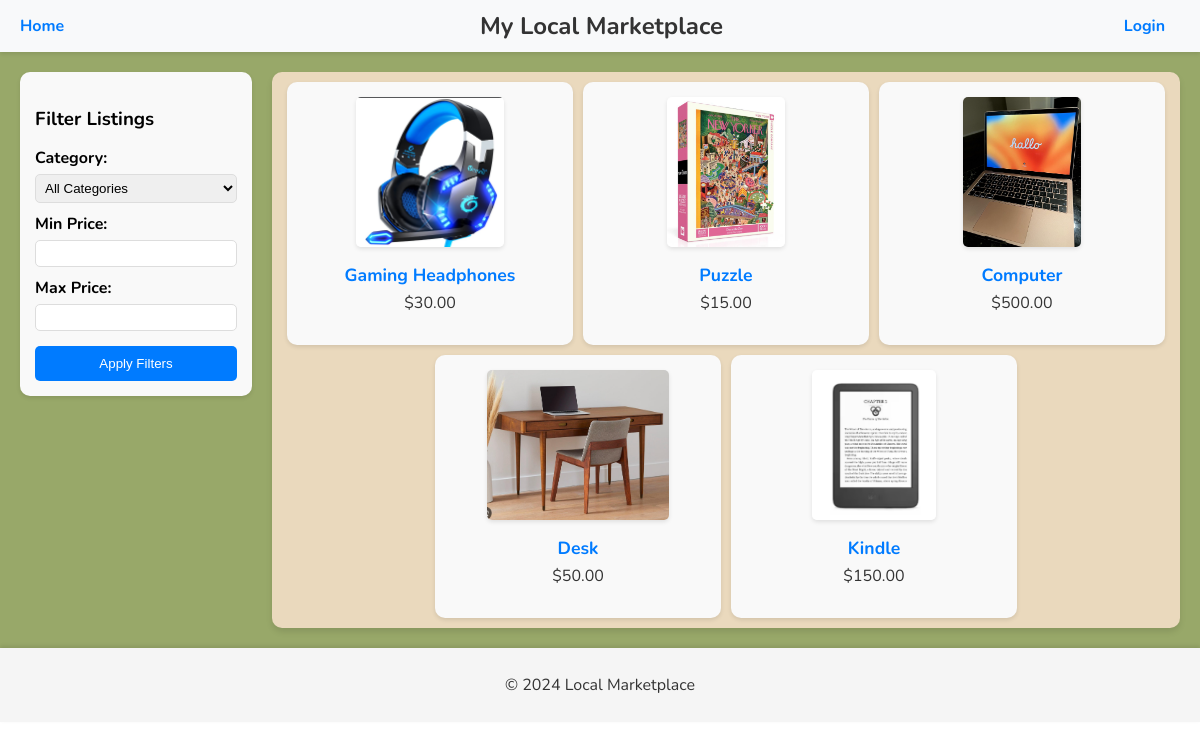
The app's page /project/, older data.
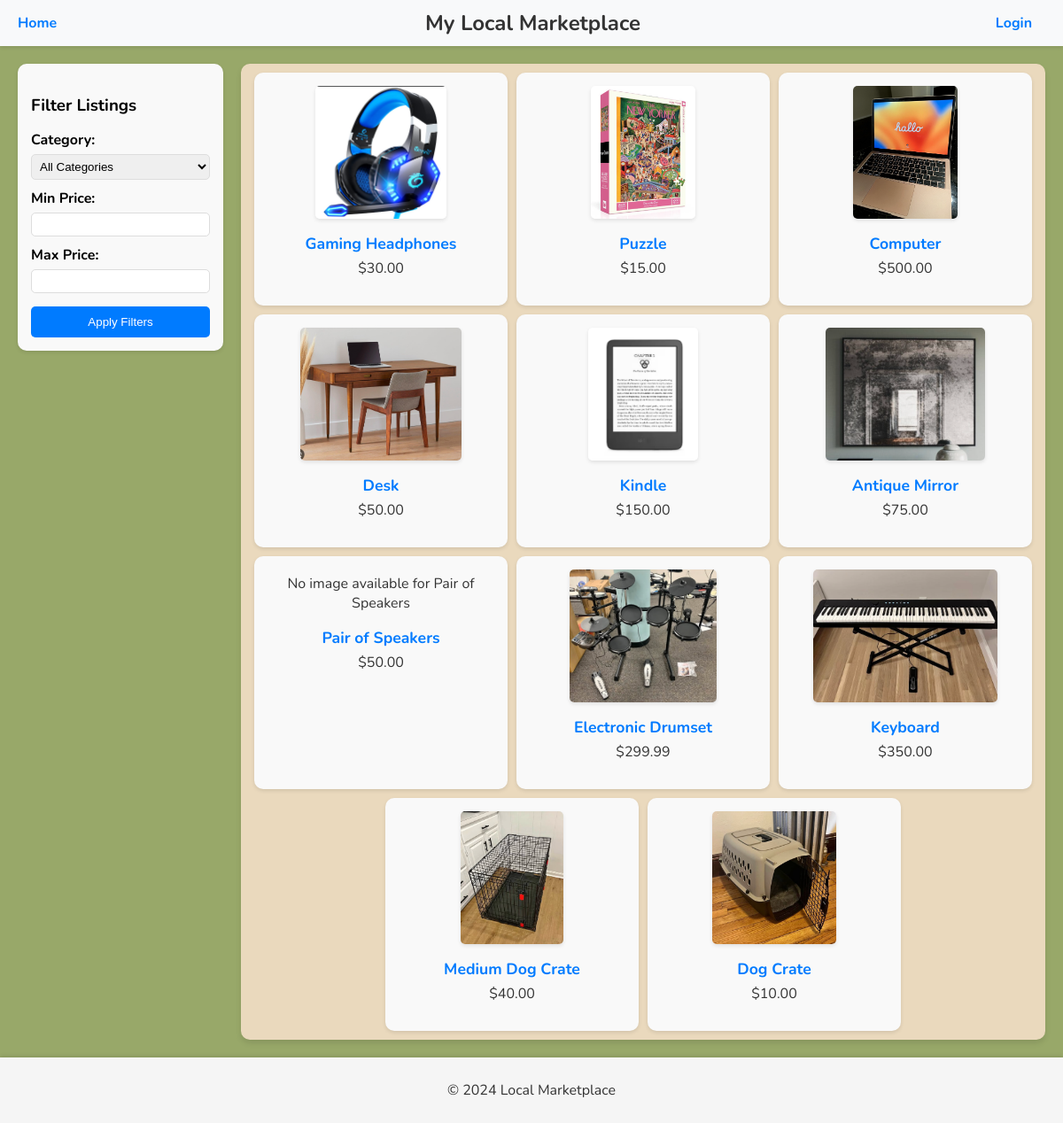
The same page, newer data.
### project/models.py (models this page shows, shortened)
class Listing(models.Model):
    item_name = models.CharField(max_length=100)
    description = models.TextField()
    price = models.DecimalField(max_digits=10, decimal_places=2)
    seller = models.ForeignKey(Profile, on_delete=models.CASCADE, related_name='listings')
    posted_date = models.DateTimeField(auto_now_add=True)
    category = models.ForeignKey(Category, on_delete=models.SET_NULL, null=True, blank=True)
    picture = models.ImageField(upload_to='listing_pictures/', blank=True, null=True)
    status = models.CharField(
        max_length=10,
        choices=[('available', 'Available'), ('bought', 'Bought')],
        default='available'
    )

### project/views.py (the view)
# urls.py: path('', ListingListView.as_view(), name='listing_list'),
class ListingListView(ListView):
    model = Listing  # The model to retrieve data from
    template_name = 'project/listing_list.html'  # Template to render the view
    context_object_name = 'listings'  # Name to use for the object list in the template
    def get_queryset(self):
        queryset = super().get_queryset()
        category = self.request.GET.get('category')
        min_price = self.request.GET.get('min_price')
        max_price = self.request.GET.get('max_price')
        queryset = queryset.filter(status='available')
        if self.request.user.is_authenticated:
            current_profile = Profile.objects.filter(user=self.request.user).first()
            queryset = queryset.exclude(seller=current_profile)
        if category:
            queryset = queryset.filter(category__name=category)
        if min_price:
            queryset = queryset.filter(price__gte=min_price)
        if max_price:
            queryset = queryset.filter(price__lte=max_price)
        return queryset
    def get_context_data(self, **kwargs):
        context = super().get_context_data(**kwargs)
        context['categories'] = Category.objects.all()  # Include categories for the filter
        return context

### project/templates/project/listing_list.html (shortened to what this page needs)
{% extends 'project/base.html' %}
{% block content %}
<div class="content-container">
    <div class="filter-section">
        <form method="get">
            <h3>Filter Listings</h3>
            <label for="category">Category:</label>
            <select name="category" id="category">
                <option value="">All Categories</option>
            </select>
            <label for="min_price">Min Price:</label>
            <input type="number" name="min_price" id="min_price" value="{{ request.GET.min_price }}">
            <label for="max_price">Max Price:</label>
            <input type="number" name="max_price" id="max_price" value="{{ request.GET.max_price }}">
            <button type="submit">Apply Filters</button>
        </form>
    </div>
    <div class="homepage listing-list-container">
        <ul>
            {% for listing in listings %}
                <li>
                    {% if listing.picture %}
                        <img src="{{ listing.picture.url }}" alt="{{ listing.item_name }}">
                    {% else %}
                        <p>No image available for {{ listing.item_name }}</p>
                    {% endif %}
                    <div class="listing-title">
                        <a href="{% url 'listing_detail' listing.id %}">{{ listing.item_name }}</a>
                    </div>
                    <p>${{ listing.price }}</p>
                </li>
            {% endfor %}
        </ul>
    </div>
</div>
{% endblock %}

### project/templates/project/base.html (shortened to what this page needs)
{% load static %}
<!DOCTYPE html>
<html lang="en">
<head>
    <link rel="stylesheet" href="{% static 'project/styles.css' %}">
</head>
<body>
    <nav class="navbar">
        <div class="navbar-left">
            <a href="{% url 'listing_list' %}" class="navbar-link">Home</a>
        </div>
        <div class="navbar-center">
            <span class="navbar-title">My Local Marketplace</span>
        </div>
        <div class="navbar-right">
            {% if user.is_authenticated %}
                <a href="{% url 'my-account' %}" class="navbar-link">My Account</a>
                <form method="post" action="{% url 'logout' %}">
                    {% csrf_token %}
                    <button type="submit" class="logout-button">Logout</button>
                </form>
            {% else %}
                <a href="{% url 'login' %}" class="navbar-link">Login</a>
            {% endif %}
        </div>
    </nav>
    <main>
        {% block content %}
        {% endblock %}
    </main>
    <footer>
        <p>&copy; 2024 Local Marketplace</p>
    </footer>
</body>
</html>

### static/project/styles.css (style rules this page uses)
body { font-family: 'Nunito', sans-serif; font-weight: 400; font-style: normal; margin: 0; padding: 0; width: 100%; min-height: 100%; flex-direction: column; }
footer { background-color: #F5F5F5; color: #333; padding: 10px; text-align: center; box-shadow: 0 -2px 4px rgba(0, 0, 0, 0.1); position: relative; }
.content-container { background-color: #98A869; display: flex; gap: 20px; align-items: flex-start; padding: 20px; box-sizing: border-box; width: 100%; }
.listing-list-container { text-align: center; background: #EAD9BD; padding: 10px; border-radius: 10px; box-shadow: 0px 4px 6px rgba(0, 0, 0, 0.1); width: 90%; max-width: 1200px; margin: auto; box-sizing: border-box; flex:1; }
.listing-list-container ul { list-style: none; margin: 0; padding: 0; display: flex; flex-wrap: wrap; justify-content: center; gap: 10px; }
.listing-list-container ul li { flex: 1 1 calc(33.333% - 10px); max-width: calc(33.333% - 10px); background: #f9f9f9; padding: 15px; border-radius: 10px; box-shadow: 0px 2px 4px rgba(0, 0, 0, 0.1); text-align: center; box-sizing: border-box; }
.listing-list-container ul li img { max-width: 100%; max-height: 150px; margin-bottom: 0; border-radius: 5px; box-shadow: 0px 2px 4px rgba(0, 0, 0, 0.1); }
.listing-list-container ul li .listing-title { margin-top: 10px; }
.listing-list-container ul li .listing-title a { text-decoration: none; color: #007bff; font-weight: bold; display: block; font-size: 1.1rem; text-align: center; }
.listing-list-container ul li p { margin-top: 5px; font-size: 1rem; color: #333; }
.filter-section { position: sticky; top: 70px; width: 20%; background: #f9f9f9; padding: 15px; border-radius: 10px; box-shadow: 0px 2px 4px rgba(0, 0, 0, 0.1); box-sizing: border-box; align-self: flex-start; }
.filter-section h3 { margin-bottom: 15px; }
.filter-section label { display: block; margin-top: 10px; font-weight: bold; }
.filter-section input, .filter-section select { width: 100%; margin-top: 5px; padding: 5px; border: 1px solid #ddd; border-radius: 5px; box-sizing: border-box; }
.filter-section button { margin-top: 15px; padding: 10px; width: 100%; background-color: #007bff; color: white; border: none; border-radius: 5px; cursor: pointer; }
.navbar { display: flex; justify-content: space-between; align-items: center; background-color: #f8f9fa; padding: 10px 20px; box-shadow: 0 2px 4px rgba(0, 0, 0, 0.1); position: sticky; top: 0; z-index: 1000; }
.navbar-title { font-size: 1.5rem; font-weight: bold; color: #333; }
.navbar a { text-decoration: none; color: #007bff; font-weight: bold; margin-right: 15px; }
.navbar-left { display: flex; align-items: center; }
.navbar-right { display: flex; align-items: center; }

Row changes from the older to the newer data that the page shows:
added Listing: picture (picture), item_name "Antique Mirror", price "75.00"
added Listing: item_name "Pair of Speakers", price "50.00"
added Listing: picture (picture), item_name "Electronic Drumset", price "299.99"
added Listing: picture (picture), item_name "Keyboard", price "350.00"
added Listing: picture (picture), item_name "Medium Dog Crate", price "40.00"
added Listing: picture (picture), item_name "Dog Crate", price "10.00"
